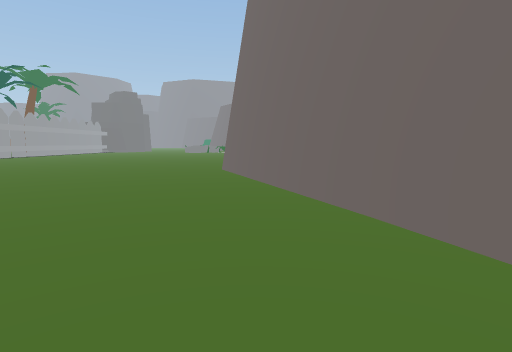
view 1 (above)

17 first-person views from a walk through a Unity game level. The camera is 1.5 m above the floor, tilts 6° down and sees 80° across. The floor is counted in squares, 2 m on a side. Each view is taken from the middle of a square. On the plan, view 1 faces up. The plan holds only what a view shows up to about 10 squares ahead; the rest is blank. The place goes on beyond the plan. Some animated figures are not drawn. Some surface patterns are stand-ins.

view 2
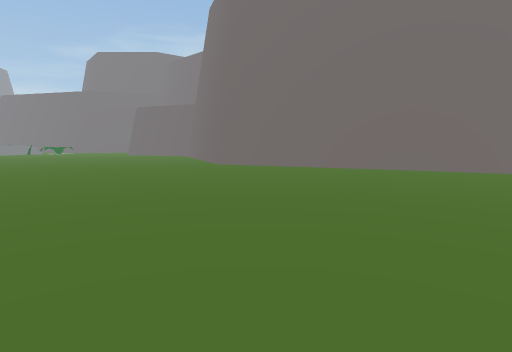

view 3
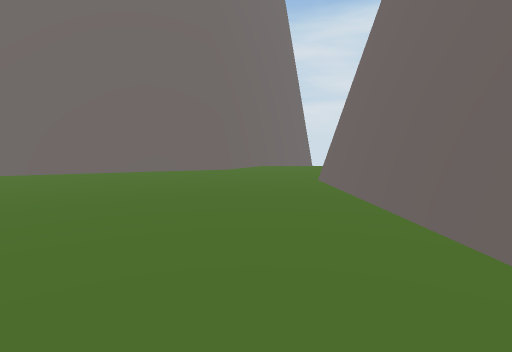

view 4
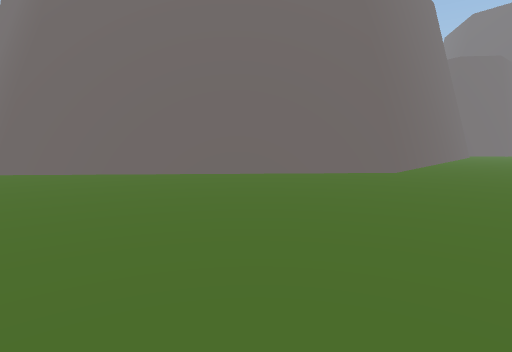

view 5
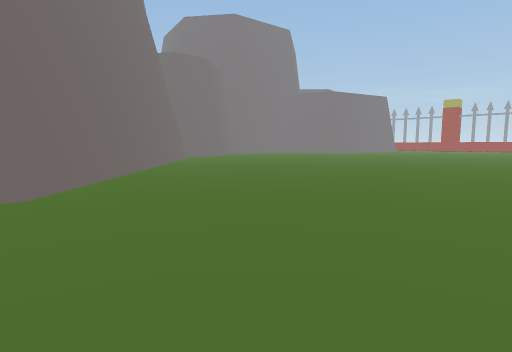

view 6
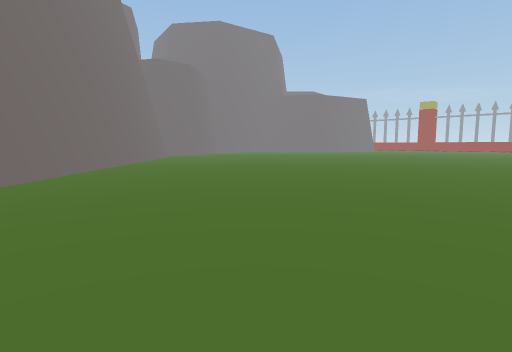

view 7
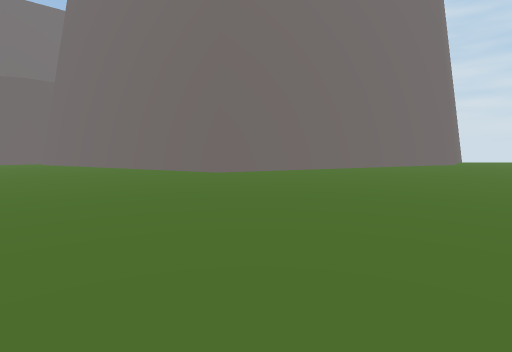

view 8
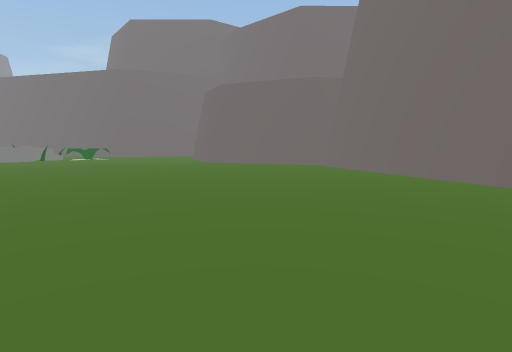

view 9
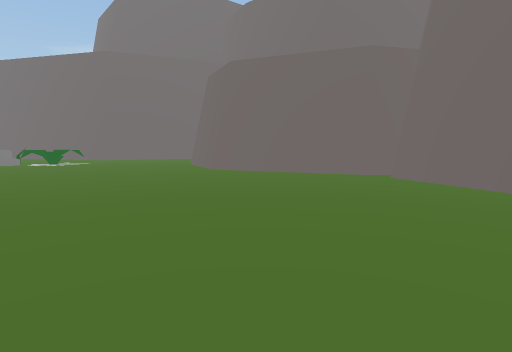

view 10
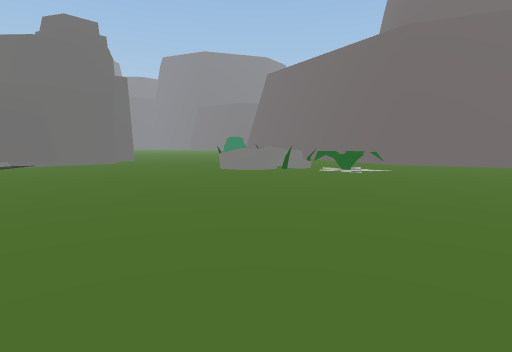

view 11
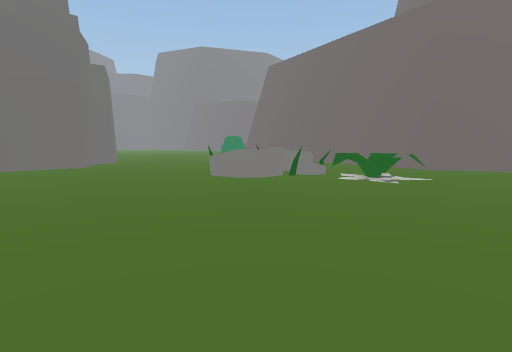

view 12
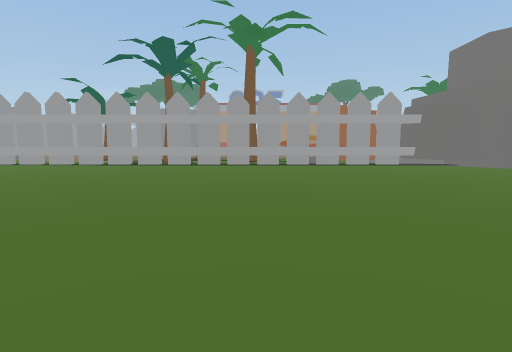

view 13
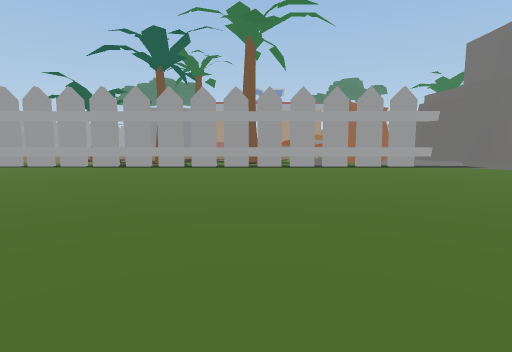

view 14
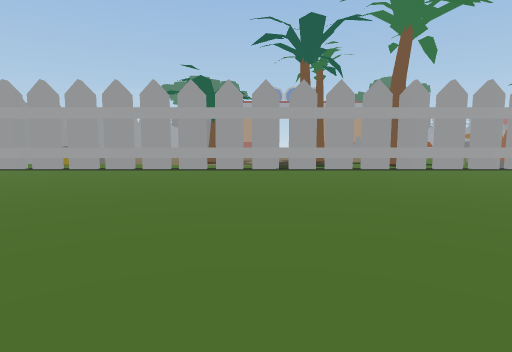

view 15
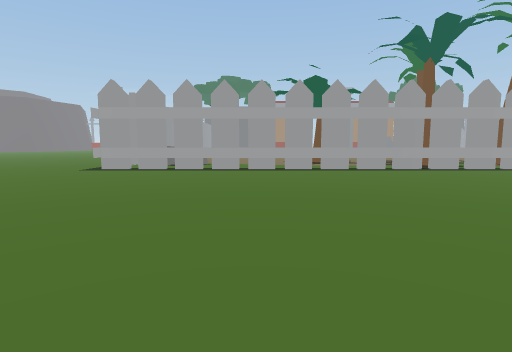

view 16
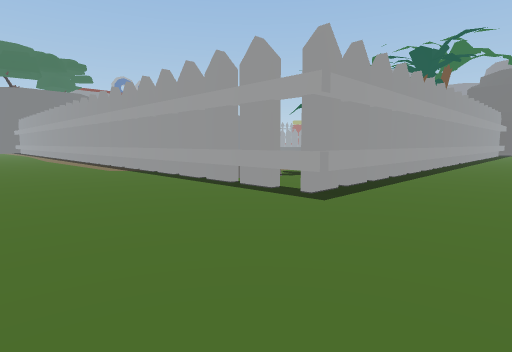

view 17
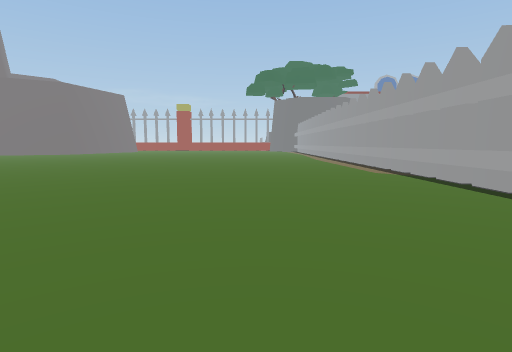

### Floor plan
Points are (right, up) in squares from view 1. A wall is a line through its corners. A room is listed if a view was taken in it or the views show most of it. See-through windows are left out.
Room 1 (views 1, 2, 3, 4, 5, 6, 7, 8, 9, 10, 11, 12, 13, 14, 15, 16, 17)
walls: (-12.5, 11.7) (-12.5, 9.7); (-12.5, 9.5) (-12.5, 8.7); (-12.5, 12.7) (-12.5, 11.8); (-12.5, 8.5) (-12.5, 7.7); (-12.5, 13.7) (-12.5, 12.8); (-12.5, 7.5) (-12.5, 6.6) (-12.2, 6.6); (-12.5, 14.7) (-12.5, 13.8); (-12.5, 6.7) (-21, 6.7); (-12.5, 15.7) (-12.5, 14.8); (-12.5, 16.8) (-12.5, 15.9); (-0.9, 9) (2, 15.6); (-12.5, 17.8) (-12.5, 16.9); (-12.5, 18.8) (-12.5, 17.9); (-12.5, 20.9) (-12.5, 18.9); (-12.5, 21.9) (-12.5, 21); (2.9, 15.8) (2.2, 16.2) (0.5, 20.2) (0.9, 21.3); (-12.5, 22.9) (-12.5, 22); (-12.3, 23.5) (-12.3, 6.7); (-10.6, -2) (-0.6, -1.4); (-12.5, 25.2) (-12.5, 24.4); (-12.6, 25.3) (-13.1, 25.3); (-12.3, 25.4) (-12.3, 24.4); (3, 0.1) (2, 0.9) (-0.7, 9); (-3.9, 26) (-4.2, 26.4); (-11.7, 27.4) (-11.2, 26.3) (-12.4, 25.3); (-3.5, 27.6) (-4, 27.3) (-4.5, 27.5); (-10.5, 29) (-10.4, 28.6) (-12.4, 26.7); (-14.7, -6.6) (-10.9, -2.4); (3.1, 26.6) (0.2, 27.9) (-0.5, 29.1)
low walls: (-12.6, 26.6) (-12.6, 25.3)
ways out: gap at (-19, 7); gap at (-14, 7); gap at (-13, 8); gap at (-13, 11)
objects: other object (-13, 24); other object (-3, 25) to (-2, 26)

Positions as (right, up) in squares from view 1, and headings:
1: (0, 0), facing up
2: (-8, 0), facing up-right
3: (-7, 0), facing right
4: (-7, 6), facing down
5: (-10, 3), facing down-left
6: (-10, 5), facing down-left
7: (-9, 8), facing right
8: (-7, 10), facing up-right
9: (-5, 13), facing up-right
10: (-5, 17), facing up
11: (-5, 19), facing up
12: (-2, 20), facing left
13: (-3, 20), facing left
14: (-4, 15), facing left
15: (-4, 11), facing left
16: (-10, 3), facing up-left
17: (-11, 3), facing left
